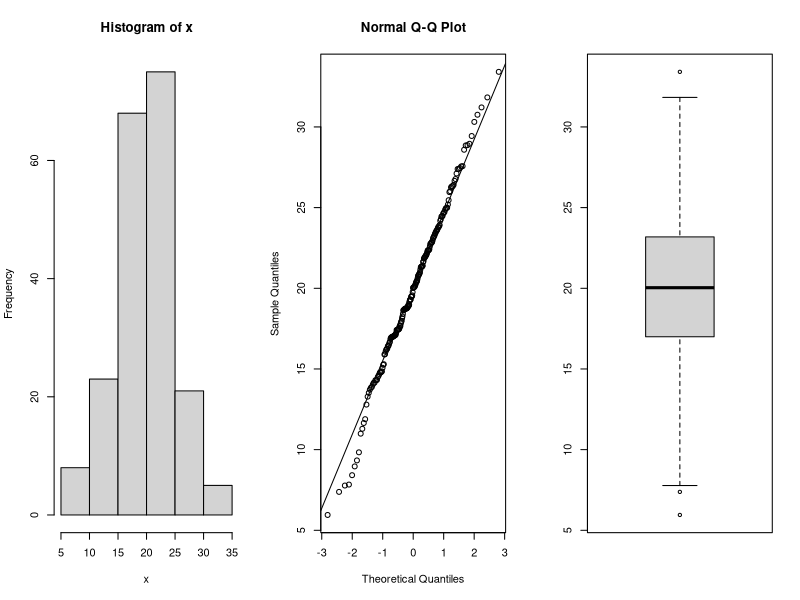
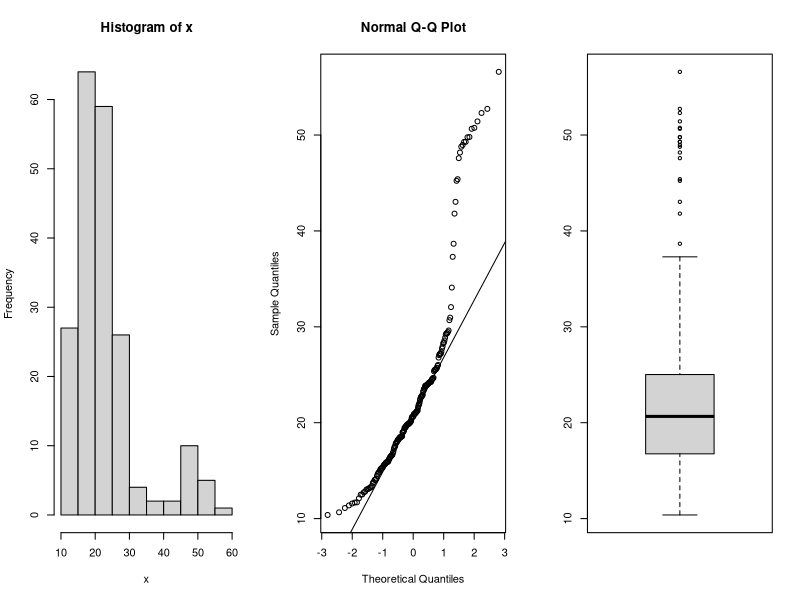

Generate these figures, in order, with R:
## ---- chunk 1
my.vector.1 <- c("Ela", 22, FALSE) # (name, weight, is.male)
my.vector.1 
typeof(my.vector.1)  # All the elements are now character strings!
## ---- chunk 2
#Info about Lara 
my.vector.2 <- c(FALSE, TRUE, 1) # (is.male, is.baby, age)
typeof(my.vector.2)
## ---- chunk 3
my.list <- list("Ela", 22, TRUE)
my.list
sapply(my.list, typeof)
## ---- chunk 4
kid.1 <- list(name="Ela", weight=22, is.male=FALSE)
kid.1
## ---- chunk 5
kid.1$name # Get "name" element (returns a string)
kid.1[["name"]] # Get "name" element (returns a string)
kid.1["name"] # Get "name" slice (returns a sub-list)
c(typeof(kid.1$name), typeof(kid.1["name"]))
## ---- chunk 6
addOne <- function(x) {
  x + 1
}
## ---- chunk 7
addOne(12)
## ---- chunk 8
calculatePercentage <- function(x, y, d) {
  decimal <- x / y  # Calculate decimal value
  round(100 * decimal, d)  # Convert to % and round to d digits
}

calculatePercentage(27, 80, 1)
## ---- chunk 9
createPatientRecord <- function(full.name, weight, height) {
  name.list <- strsplit(full.name, split=" ")[[1]]
  first.name <- name.list[1]
  last.name <- name.list[2]
  weight.in.kg <- weight / 2.2
  height.in.m <- height * 0.0254
  bmi <- weight.in.kg / (height.in.m ^ 2)
  list(first.name=first.name, last.name=last.name, weight=weight.in.kg, height=height.in.m,
       bmi=bmi)
}
## ---- chunk 10
createPatientRecord("Ahmet CAN", 185, 12 * 6 + 1)
## ---- chunk 11
fiveaverages <- function(x) {
  c(average=mean(x), trimmed=mean(x, trim=0.10), median=median(x), geometricmean= prod(x)^(1/length(x)), harmonicmean= 1/mean(1/x))
}
x <- rnorm(200, mean=20, sd=5) # Vector of 200 kids with weight mean 5 and weight sd 2
par(mfrow=c(1,3))
hist(x)
qqnorm(x)
qqline(x)
boxplot(x)
fiveaverages(x)
## ---- chunk 12
x <- c(rnorm(180, mean=20, sd=5),rnorm(20, mean=50, sd=5)) # Vector of 200 kids with outliers
par(mfrow=c(1,3))
hist(x)
qqnorm(x)
qqline(x)
boxplot(x)
fiveaverages(x)
## ---- chunk 13
calculateLetterGrade <- function(x) {
  if(x >= 90) {
    grade <- "A"
  } else if(x >= 80) {
    grade <- "B"
  } else if(x >= 70) {
    grade <- "C"
  } else {
    grade <- "F"
  }
  grade
}

course.grades <- c(92, 78, 87, 91, 62)
sapply(course.grades, FUN=calculateLetterGrade)
## ---- chunk 14
addOne <- function(x) {
  return(x + 1)
}

addOne(12)
